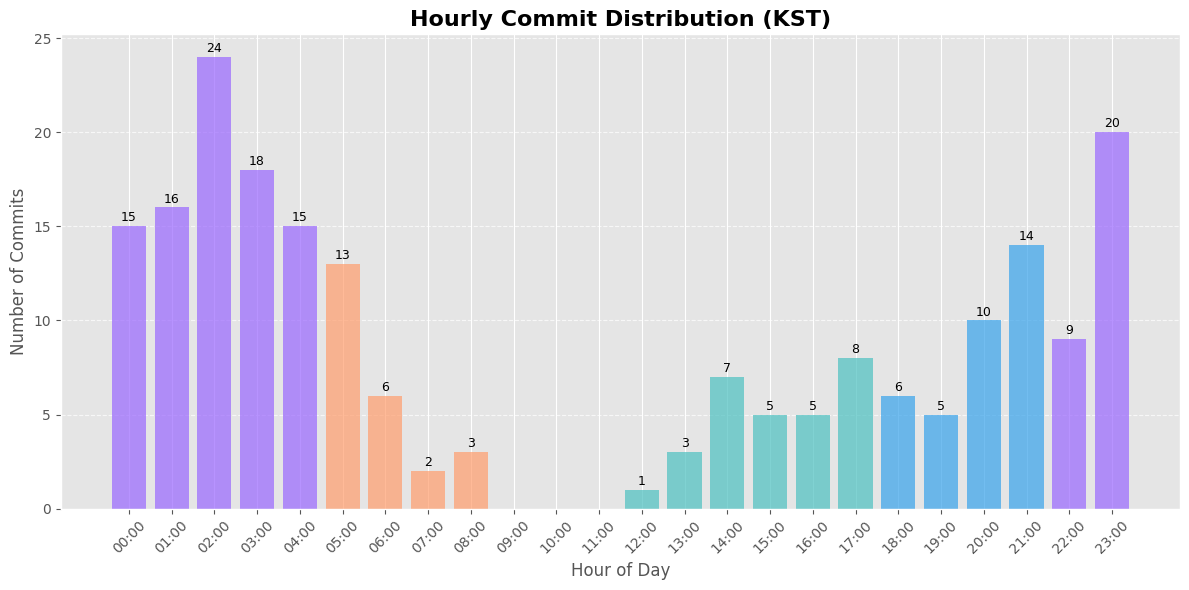

Recreate this plot in Python.
import os
import requests
import datetime
from collections import defaultdict
import matplotlib.pyplot as plt
import numpy as np

GITHUB_TOKEN = os.environ.get('GH_TOKEN')
USERNAME = os.environ.get('GITHUB_USERNAME')

headers = {
    'Authorization': f'token {GITHUB_TOKEN}',
    'Accept': 'application/vnd.github.v3+json'
}

def get_user_repos():
    repos = []
    page = 1
    while True:
        response = requests.get(
            f'https://api.github.com/users/{USERNAME}/repos?per_page=100&page={page}',
            headers=headers
        )
        if response.status_code != 200:
            print(f"API 호출 실패: {response.status_code}")
            print(response.text)
            break
        
        new_repos = response.json()
        if not new_repos:
            break
        
        repos.extend([repo['name'] for repo in new_repos if not repo['fork']])
        page += 1
    
    return repos

def get_commits_for_repo(repo_name):
    commits = []
    page = 1
    while True:
        try:
            response = requests.get(
                f'https://api.github.com/repos/{USERNAME}/{repo_name}/commits?per_page=100&page={page}&author={USERNAME}',
                headers=headers
            )
            if response.status_code != 200:
                print(f"저장소 {repo_name}에서 커밋 가져오기 실패: {response.status_code}")
                print(response.text)
                break
            
            new_commits = response.json()
            if not new_commits:
                break
            
            for commit in new_commits:
                try:
                    if 'commit' in commit and 'author' in commit['commit'] and 'date' in commit['commit']['author']:
                        commits.append(commit['commit']['author']['date'])
                except Exception as e:
                    print(f"커밋 데이터 처리 중 오류: {e}")
                    continue
            
            page += 1
        except Exception as e:
            print(f"저장소 {repo_name} API 요청 중 오류: {e}")
            break
    
    print(f"{repo_name}: {len(commits)}개의 커밋을 가져왔습니다.")
    return commits

def analyze_commit_times(all_commits):
    hourly_commits = defaultdict(int)
    
    for commit_date in all_commits:
        try:
            dt = datetime.datetime.strptime(commit_date, '%Y-%m-%dT%H:%M:%SZ')
            kr_hour = (dt.hour + 9) % 24
            hourly_commits[kr_hour] += 1
        except Exception as e:
            print(f"날짜 분석 중 오류: {e}, 날짜: {commit_date}")
            continue
    
    return dict(hourly_commits)

def generate_commit_graph(hourly_commits):
    try:
        hours = list(range(24))
        
        counts = []
        for hour in hours:
            if hour in hourly_commits:
                counts.append(hourly_commits[hour])
            else:
                counts.append(0)
        
        if sum(counts) == 0:
            print("커밋 데이터가 없습니다.")
            return
        
        colors = []
        for hour in hours:
            if 5 <= hour < 9: 
                colors.append('#FF9D6C')
            elif 9 <= hour < 12: 
                colors.append('#FFCD56')
            elif 12 <= hour < 18:
                colors.append('#4BC0C0')
            elif 18 <= hour < 22:
                colors.append('#36A2EB')
            else:
                colors.append('#9966FF')
        
        plt.figure(figsize=(12, 6))
        plt.style.use('ggplot')
        
        bars = plt.bar(hours, counts, color=colors, width=0.8, alpha=0.7)
        
        plt.title('Hourly Commit Distribution (KST)', fontsize=16, fontweight='bold')
        plt.xlabel('Hour of Day', fontsize=12)
        plt.ylabel('Number of Commits', fontsize=12)
        plt.xticks(hours, [f'{h:02d}:00' for h in hours], rotation=45)
        plt.grid(axis='y', linestyle='--', alpha=0.7)
        
        for bar in bars:
            height = bar.get_height()
            if height > 0:
                plt.text(bar.get_x() + bar.get_width()/2., height + 0.1, 
                        int(height), ha='center', va='bottom', fontsize=9)
        
        plt.tight_layout()
        
        plt.savefig('commit_time_stats.png', dpi=100, bbox_inches='tight')
        print("시간대별 커밋 그래프가 생성되었습니다.")
    except Exception as e:
        print(f"그래프 생성 중 오류 발생: {e}")

def main():
    try:
        repos = get_user_repos()
        
        print(f"총 {len(repos)}개의 저장소를 찾았습니다.")
        
        all_commits = []
        for repo in repos:
            commits = get_commits_for_repo(repo)
            all_commits.extend(commits)
        
        print(f"총 {len(all_commits)}개의 커밋을 분석합니다.")
        
        hourly_commits = analyze_commit_times(all_commits)
        
        print("시간대별 커밋 수:")
        for hour in range(24):
            print(f"{hour:02d}시: {hourly_commits.get(hour, 0)}개")
        
        generate_commit_graph(hourly_commits)
        
        try:
            readme_path = 'README.md'
            
            with open(readme_path, 'r', encoding='utf-8') as f:
                content = f.read()
            
            start_marker = "<!-- HOURLY-COMMIT-GRAPH:START -->"
            end_marker = "<!-- HOURLY-COMMIT-GRAPH:END -->"
            
            if start_marker in content and end_marker in content:
                start_index = content.find(start_marker) + len(start_marker)
                end_index = content.find(end_marker)
                new_content = (content[:start_index] + 
                              "\n![Hourly Commit Distribution](./commit_time_stats.png)\n" + 
                              content[end_index:])
            else:
                waka_end_marker = "<!--END_SECTION:waka-->"
                if waka_end_marker in content:
                    waka_end_index = content.find(waka_end_marker) + len(waka_end_marker)
                    
                    if start_marker in content:
                        print("마커가 이미 존재하지만, 마커 쌍이 완전하지 않습니다. 수정하지 않습니다.")
                        return
                    
                    new_content = (content[:waka_end_index] + "\n\n" + 
                                  start_marker + "\n" +
                                  "![Hourly Commit Distribution](./commit_time_stats.png)\n" + 
                                  end_marker + "\n" +
                                  content[waka_end_index:])
                else:
                    if start_marker in content:
                        print("마커가 이미 존재하지만, 마커 쌍이 완전하지 않습니다. 수정하지 않습니다.")
                        return
                    
                    new_content = (content + "\n\n" + 
                                  start_marker + "\n" +
                                  "![Hourly Commit Distribution](./commit_time_stats.png)\n" + 
                                  end_marker + "\n")
            
            with open(readme_path, 'w', encoding='utf-8') as f:
                f.write(new_content)
            
            print("README 업데이트가 완료되었습니다.")
            
        except Exception as e:
            print(f"README 업데이트 중 오류 발생: {e}")
    
    except Exception as e:
        print(f"스크립트 실행 중 오류 발생: {e}")

if __name__ == "__main__":
    main()